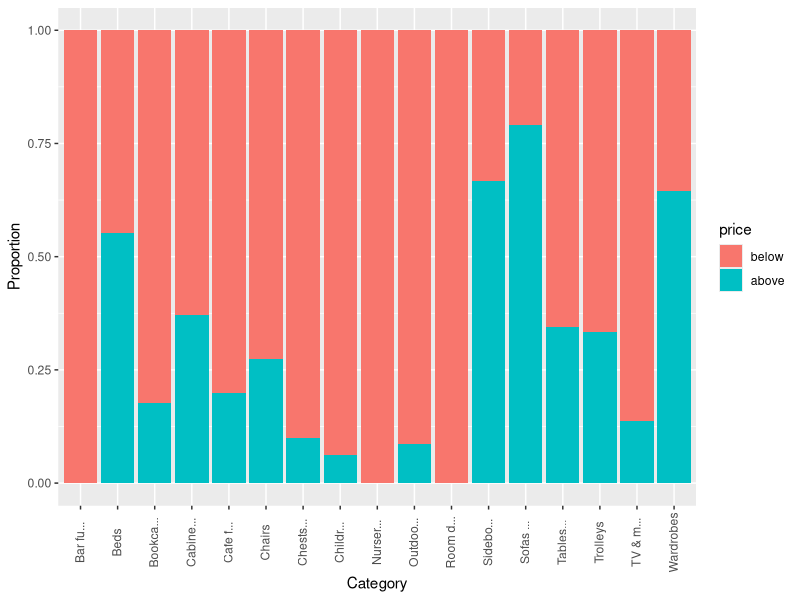
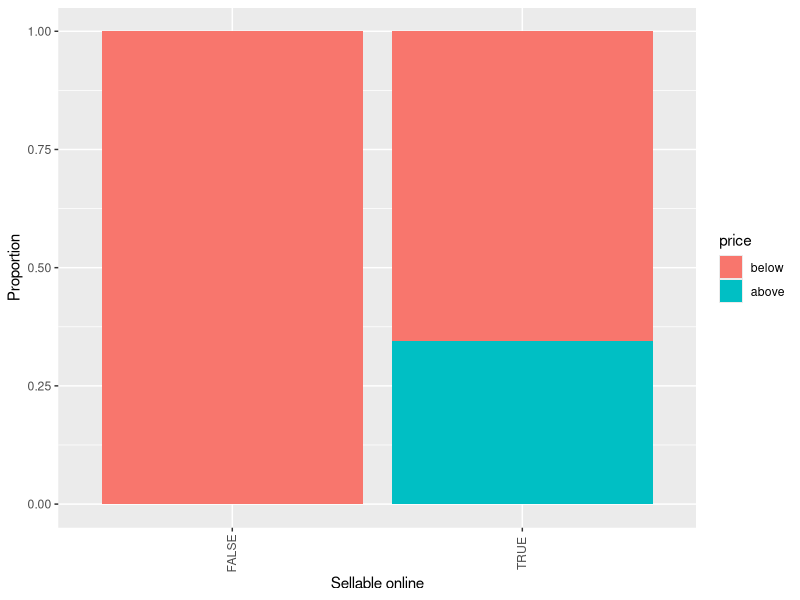
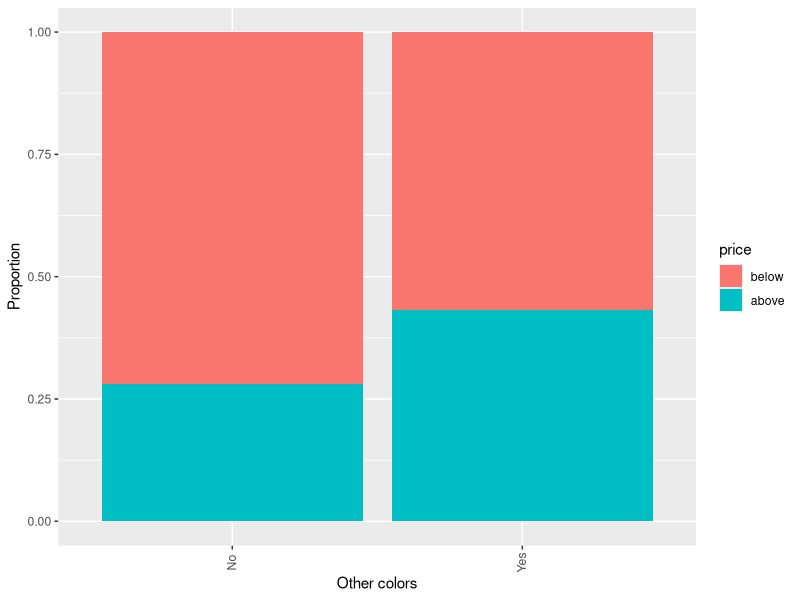
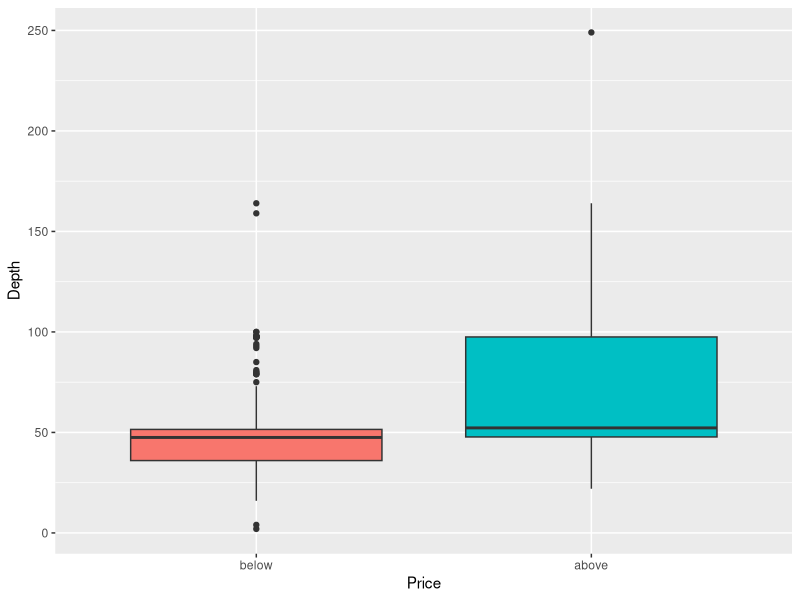
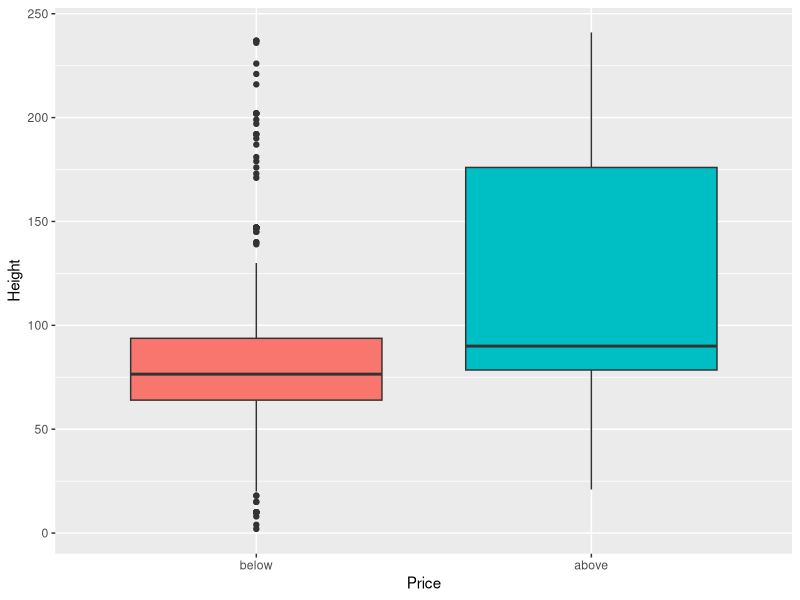
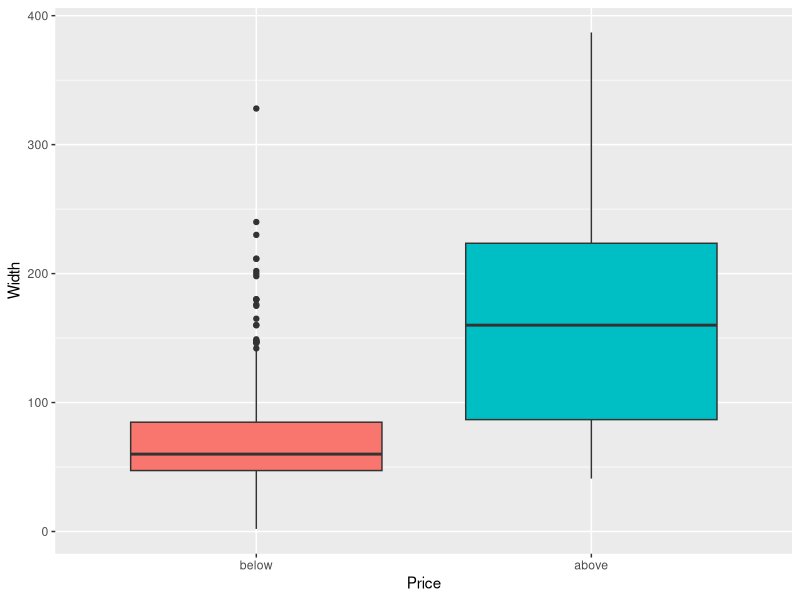

The R script that drew these images, in order:
## ---- chunk 1
knitr::opts_chunk$set(echo = TRUE, warning = F, message = F)
## ---- chunk 2
furniture <- read.csv("cleaned_data.csv", stringsAsFactors = T)
furniture$price <- factor(furniture$price, levels = c(0, 1), labels = c("below", "above"))
## ---- chunk 3
library(ggplot2)
library(tidyverse)
furniture %>% ggplot(mapping=aes(x=str_trunc(as.character(category), 9, ell="..."), fill=price)) +
    geom_bar(position="fill") +
  theme(axis.text.x = element_text(angle = 90, vjust=0.4)) + 
  xlab("Category") + 
  ylab("Proportion")
## ---- chunk 4
furniture %>% ggplot(mapping=aes(x=sellable_online, fill=price)) +
    geom_bar(position="fill") +
  theme(axis.text.x = element_text(angle = 90, vjust=0.4)) + 
  xlab("Sellable online") + 
  ylab("Proportion")
## ---- chunk 5
furniture %>% ggplot(mapping=aes(x=other_colors, fill=price)) +
    geom_bar(position="fill") +
  theme(axis.text.x = element_text(angle = 90, vjust=0.4)) + 
  xlab("Other colors") + 
  ylab("Proportion")
## ---- chunk 6
ggplot(furniture, aes(x = price, y = depth, fill = price)) +
  geom_boxplot() +
  labs(x = "Price", y = "Depth")+ 
  theme(legend.position = "none")
## ---- chunk 7
ggplot(furniture, aes(x = price, y = height, fill = price)) +
  geom_boxplot() +
  labs(x = "Price", y = "Height")+ 
  theme(legend.position = "none")
## ---- chunk 8
ggplot(furniture, aes(x = price, y = width, fill = price)) +
  geom_boxplot() +
  labs(x = "Price", y = "Width")+ 
  theme(legend.position = "none")
## ---- chunk 9
# Fit a binary logistic regression model
model1 <- glm(price ~   sellable_online + other_colors + depth + height + width,
             data = furniture, family = binomial(link = "logit"))
summary(model1)
## ---- chunk 10
model2 <- glm(price~height+width+depth, furniture, family = "binomial")
summary(model2)
